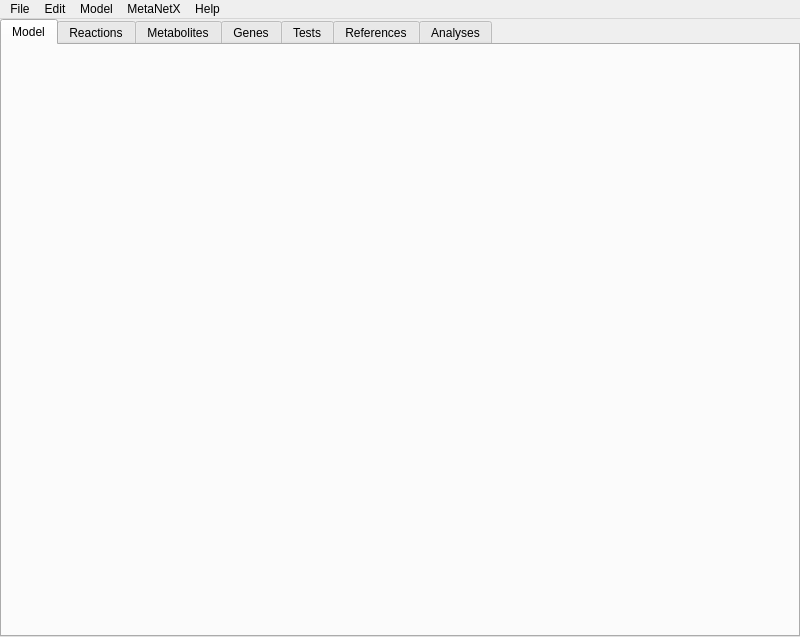
<?xml version="1.0" encoding="UTF-8"?>
<ui version="4.0">
 <class>MainWindow</class>
 <widget class="QMainWindow" name="MainWindow">
  <property name="geometry">
   <rect>
    <x>0</x>
    <y>0</y>
    <width>800</width>
    <height>637</height>
   </rect>
  </property>
  <property name="windowTitle">
   <string>MainWindow</string>
  </property>
  <widget class="QWidget" name="centralwidget">
   <layout class="QVBoxLayout" name="verticalLayout">
    <property name="leftMargin">
     <number>0</number>
    </property>
    <property name="topMargin">
     <number>0</number>
    </property>
    <property name="rightMargin">
     <number>0</number>
    </property>
    <property name="bottomMargin">
     <number>0</number>
    </property>
    <item>
     <widget class="QTabWidget" name="tabWidget">
      <property name="currentIndex">
       <number>0</number>
      </property>
      <widget class="ModelInfoTab" name="modelTab">
       <attribute name="title">
        <string>Model</string>
       </attribute>
      </widget>
      <widget class="ReactionTab" name="reactionTab">
       <attribute name="title">
        <string>Reactions</string>
       </attribute>
      </widget>
      <widget class="MetaboliteTab" name="metaboliteTab">
       <attribute name="title">
        <string>Metabolites</string>
       </attribute>
      </widget>
      <widget class="GeneTab" name="geneTab">
       <attribute name="title">
        <string>Genes</string>
       </attribute>
      </widget>
      <widget class="ModelTestsTab" name="testsTab">
       <attribute name="title">
        <string>Tests</string>
       </attribute>
      </widget>
      <widget class="ReferenceTab" name="referenceTab">
       <attribute name="title">
        <string>References</string>
       </attribute>
      </widget>
      <widget class="AnalysesTab" name="analysesTab">
       <attribute name="title">
        <string>Analyses</string>
       </attribute>
      </widget>
     </widget>
    </item>
   </layout>
  </widget>
  <widget class="QMenuBar" name="menubar">
   <property name="geometry">
    <rect>
     <x>0</x>
     <y>0</y>
     <width>800</width>
     <height>21</height>
    </rect>
   </property>
   <widget class="QMenu" name="menuFile">
    <property name="title">
     <string>File</string>
    </property>
    <addaction name="actionNewModel"/>
    <addaction name="actionOpenModel"/>
    <addaction name="actionLoadTestModel"/>
    <addaction name="actionSaveModel"/>
    <addaction name="actionCloseModel"/>
    <addaction name="separator"/>
    <addaction name="actionCloseEditor"/>
   </widget>
   <widget class="QMenu" name="menuEdit">
    <property name="title">
     <string>Edit</string>
    </property>
    <addaction name="actionEditSettings"/>
   </widget>
   <widget class="QMenu" name="menuHelp">
    <property name="title">
     <string>Help</string>
    </property>
    <addaction name="actionAbout"/>
   </widget>
   <widget class="QMenu" name="menuModel">
    <property name="title">
     <string>Model</string>
    </property>
    <widget class="QMenu" name="menuQuality_Control">
     <property name="title">
      <string>Quality Control</string>
     </property>
     <addaction name="actionFin_duplicated_metabolites"/>
     <addaction name="actionFind_duplicated_reactions"/>
     <addaction name="separator"/>
     <addaction name="actionUpdate_formulas"/>
     <addaction name="actionPrune_Gene_Trees"/>
     <addaction name="separator"/>
     <addaction name="actionRun_all_tests"/>
    </widget>
    <widget class="QMenu" name="menuEvidences">
     <property name="title">
      <string>Evidences</string>
     </property>
     <addaction name="actionAdd_batch"/>
     <addaction name="separator"/>
     <addaction name="actionCheck_evidences"/>
    </widget>
    <widget class="QMenu" name="menuReferences">
     <property name="title">
      <string>References</string>
     </property>
     <addaction name="actionBrowsePubmed"/>
    </widget>
    <addaction name="actionMaps"/>
    <addaction name="menuQuality_Control"/>
    <addaction name="menuEvidences"/>
    <addaction name="menuReferences"/>
    <addaction name="separator"/>
    <addaction name="actionStatistics"/>
   </widget>
   <widget class="QMenu" name="menuMetaNetX">
    <property name="title">
     <string>MetaNetX</string>
    </property>
    <widget class="QMenu" name="menuMapping">
     <property name="title">
      <string>Mapping</string>
     </property>
     <addaction name="action_mapping_load"/>
     <addaction name="action_mapping_save"/>
     <addaction name="separator"/>
     <addaction name="actionAuto_annotate"/>
     <addaction name="actionCheck_consistency"/>
     <addaction name="separator"/>
     <addaction name="actionUpdate_mapping"/>
    </widget>
    <addaction name="actionAdd_Metabolite"/>
    <addaction name="actionAdd_Reactions"/>
    <addaction name="separator"/>
    <addaction name="menuMapping"/>
    <addaction name="separator"/>
    <addaction name="actionUpdate_database"/>
   </widget>
   <addaction name="menuFile"/>
   <addaction name="menuEdit"/>
   <addaction name="menuModel"/>
   <addaction name="menuMetaNetX"/>
   <addaction name="menuHelp"/>
  </widget>
  <action name="actionNewModel">
   <property name="text">
    <string>New model</string>
   </property>
  </action>
  <action name="actionOpenModel">
   <property name="text">
    <string>Open model</string>
   </property>
  </action>
  <action name="actionLoadTestModel">
   <property name="text">
    <string>Load Test model</string>
   </property>
  </action>
  <action name="actionSaveModel">
   <property name="text">
    <string>Save Model</string>
   </property>
  </action>
  <action name="actionCloseModel">
   <property name="text">
    <string>Close Model</string>
   </property>
  </action>
  <action name="actionCloseEditor">
   <property name="text">
    <string>Close Editor</string>
   </property>
   <property name="menuRole">
    <enum>QAction::QuitRole</enum>
   </property>
  </action>
  <action name="actionEditSettings">
   <property name="text">
    <string>Settings</string>
   </property>
   <property name="menuRole">
    <enum>QAction::PreferencesRole</enum>
   </property>
  </action>
  <action name="actionBrowsePubmed">
   <property name="text">
    <string>Browse Pubmed</string>
   </property>
  </action>
  <action name="actionOpenTestdialog">
   <property name="text">
    <string>Open testdialog</string>
   </property>
  </action>
  <action name="actionAbout">
   <property name="icon">
    <iconset resource="../../../icons/icons.qrc">
     <normaloff>:/information_icon</normaloff>:/information_icon</iconset>
   </property>
   <property name="text">
    <string>About</string>
   </property>
   <property name="menuRole">
    <enum>QAction::AboutRole</enum>
   </property>
  </action>
  <action name="actionStatistics">
   <property name="icon">
    <iconset resource="../../../icons/icons.qrc">
     <normaloff>:/statistics_icon</normaloff>:/statistics_icon</iconset>
   </property>
   <property name="text">
    <string>Statistics</string>
   </property>
  </action>
  <action name="actionAuto_annotate">
   <property name="icon">
    <iconset resource="../../../icons/icons.qrc">
     <normaloff>:/add_from_database</normaloff>:/add_from_database</iconset>
   </property>
   <property name="text">
    <string>Auto annotate</string>
   </property>
  </action>
  <action name="actionCheck_consistency">
   <property name="icon">
    <iconset resource="../../../icons/icons.qrc">
     <normaloff>:/check_consistency_icon</normaloff>:/check_consistency_icon</iconset>
   </property>
   <property name="text">
    <string>Check consistency</string>
   </property>
  </action>
  <action name="actionAdd_Metabolite">
   <property name="icon">
    <iconset>
     <normaloff>:/add_metabolite</normaloff>:/add_metabolite</iconset>
   </property>
   <property name="text">
    <string>Add Metabolite</string>
   </property>
  </action>
  <action name="actionGenerate_map">
   <property name="text">
    <string>Generate map</string>
   </property>
  </action>
  <action name="actionAdd_cofactors">
   <property name="text">
    <string>Add cofactors</string>
   </property>
  </action>
  <action name="actionShow_maps">
   <property name="text">
    <string>Show maps</string>
   </property>
  </action>
  <action name="actionHistory">
   <property name="text">
    <string>History</string>
   </property>
  </action>
  <action name="actionFind_duplicated_reactions">
   <property name="text">
    <string>Find duplicated reactions</string>
   </property>
  </action>
  <action name="actionLoad_maps">
   <property name="text">
    <string>Load maps</string>
   </property>
  </action>
  <action name="actionMaps">
   <property name="text">
    <string>Maps</string>
   </property>
  </action>
  <action name="actionCheck_gene_location">
   <property name="text">
    <string>Check gene location</string>
   </property>
  </action>
  <action name="actionCheck_evidences">
   <property name="icon">
    <iconset resource="../../../icons/icons.qrc">
     <normaloff>:/check_evidence</normaloff>:/check_evidence</iconset>
   </property>
   <property name="text">
    <string>Check evidences</string>
   </property>
  </action>
  <action name="actionRun_all_tests">
   <property name="text">
    <string>Run all tests</string>
   </property>
  </action>
  <action name="actionPrune_Gene_Trees">
   <property name="text">
    <string>Simplify gene trees</string>
   </property>
  </action>
  <action name="actionAdd_batch">
   <property name="icon">
    <iconset resource="../../../icons/icons.qrc">
     <normaloff>:/batch_evidence</normaloff>:/batch_evidence</iconset>
   </property>
   <property name="text">
    <string>Add batch</string>
   </property>
  </action>
  <action name="actionAdd_Metabolites">
   <property name="text">
    <string>Add Metabolites</string>
   </property>
  </action>
  <action name="actionAdd_Reactions">
   <property name="text">
    <string>Add Reactions</string>
   </property>
  </action>
  <action name="actionUpdate_database">
   <property name="icon">
    <iconset resource="../../../icons/icons.qrc">
     <normaloff>:/update_database</normaloff>:/update_database</iconset>
   </property>
   <property name="text">
    <string>Update database</string>
   </property>
  </action>
  <action name="actionAuto_annotation">
   <property name="text">
    <string>Auto annotation</string>
   </property>
  </action>
  <action name="actionCheck_consistency_2">
   <property name="text">
    <string>Check consistency</string>
   </property>
  </action>
  <action name="actionFin_duplicated_metabolites">
   <property name="text">
    <string>Find duplicated metabolites</string>
   </property>
  </action>
  <action name="actionFBA">
   <property name="text">
    <string>FBA</string>
   </property>
  </action>
  <action name="actionPFBA">
   <property name="text">
    <string>pFBA</string>
   </property>
  </action>
  <action name="actionUpdate_formulas">
   <property name="text">
    <string>Update formulas</string>
   </property>
  </action>
  <action name="actionUpdate_mapping">
   <property name="text">
    <string>Update mapping</string>
   </property>
  </action>
  <action name="action_mapping_load">
   <property name="text">
    <string>Load from file</string>
   </property>
  </action>
  <action name="action_mapping_save">
   <property name="text">
    <string>Save to file</string>
   </property>
  </action>
 </widget>
 <customwidgets>
  <customwidget>
   <class>ReactionTab</class>
   <extends>QWidget</extends>
   <header>GEMEditor.main.model.tabs</header>
   <container>1</container>
  </customwidget>
  <customwidget>
   <class>GeneTab</class>
   <extends>QWidget</extends>
   <header>GEMEditor.main.model.tabs</header>
   <container>1</container>
  </customwidget>
  <customwidget>
   <class>ReferenceTab</class>
   <extends>QWidget</extends>
   <header>GEMEditor.main.model.tabs</header>
   <container>1</container>
  </customwidget>
  <customwidget>
   <class>AnalysesTab</class>
   <extends>QWidget</extends>
   <header>GEMEditor.main.model.tabs</header>
   <container>1</container>
  </customwidget>
  <customwidget>
   <class>ModelInfoTab</class>
   <extends>QWidget</extends>
   <header>GEMEditor.main.model.tabs</header>
   <container>1</container>
  </customwidget>
  <customwidget>
   <class>MetaboliteTab</class>
   <extends>QWidget</extends>
   <header>GEMEditor.main.model.tabs</header>
   <container>1</container>
  </customwidget>
  <customwidget>
   <class>ModelTestsTab</class>
   <extends>QWidget</extends>
   <header>GEMEditor.main.model.tabs</header>
   <container>1</container>
  </customwidget>
 </customwidgets>
 <resources>
  <include location="../../../icons/icons.qrc"/>
 </resources>
 <connections/>
</ui>
